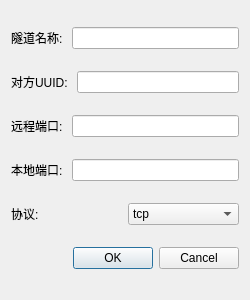
<?xml version="1.0" encoding="UTF-8"?>
<ui version="4.0">
 <class>AddNewAppDialog</class>
 <widget class="QDialog" name="AddNewAppDialog">
  <property name="geometry">
   <rect>
    <x>0</x>
    <y>0</y>
    <width>250</width>
    <height>300</height>
   </rect>
  </property>
  <property name="windowTitle">
   <string>Dialog</string>
  </property>
  <layout class="QVBoxLayout" name="verticalLayout">
   <item>
    <layout class="QHBoxLayout" name="horizontalLayout">
     <item>
      <widget class="QLabel" name="label">
       <property name="text">
        <string>隧道名称: </string>
       </property>
      </widget>
     </item>
     <item>
      <widget class="QLineEdit" name="lineEdit_app_name"/>
     </item>
    </layout>
   </item>
   <item>
    <layout class="QHBoxLayout" name="horizontalLayout_2">
     <item>
      <widget class="QLabel" name="label_4">
       <property name="text">
        <string>对方UUID: </string>
       </property>
      </widget>
     </item>
     <item>
      <widget class="QLineEdit" name="lineEdit_uuid"/>
     </item>
    </layout>
   </item>
   <item>
    <layout class="QHBoxLayout" name="horizontalLayout_3">
     <item>
      <widget class="QLabel" name="label_2">
       <property name="text">
        <string>远程端口: </string>
       </property>
      </widget>
     </item>
     <item>
      <widget class="QLineEdit" name="lineEdit_dstport"/>
     </item>
    </layout>
   </item>
   <item>
    <layout class="QHBoxLayout" name="horizontalLayout_4">
     <item>
      <widget class="QLabel" name="label_3">
       <property name="text">
        <string>本地端口: </string>
       </property>
      </widget>
     </item>
     <item>
      <widget class="QLineEdit" name="lineEdit_srcport"/>
     </item>
    </layout>
   </item>
   <item>
    <layout class="QHBoxLayout" name="horizontalLayout_5">
     <item>
      <widget class="QLabel" name="label_5">
       <property name="text">
        <string>协议: </string>
       </property>
      </widget>
     </item>
     <item>
      <widget class="QComboBox" name="comboBox_protocol">
       <item>
        <property name="text">
         <string>tcp</string>
        </property>
       </item>
       <item>
        <property name="text">
         <string>udp</string>
        </property>
       </item>
      </widget>
     </item>
    </layout>
   </item>
   <item>
    <widget class="QDialogButtonBox" name="buttonBox">
     <property name="orientation">
      <enum>Qt::Horizontal</enum>
     </property>
     <property name="standardButtons">
      <set>QDialogButtonBox::Cancel|QDialogButtonBox::Ok</set>
     </property>
    </widget>
   </item>
  </layout>
 </widget>
 <resources/>
 <connections>
  <connection>
   <sender>buttonBox</sender>
   <signal>accepted()</signal>
   <receiver>AddNewAppDialog</receiver>
   <slot>accept()</slot>
   <hints>
    <hint type="sourcelabel">
     <x>248</x>
     <y>254</y>
    </hint>
    <hint type="destinationlabel">
     <x>157</x>
     <y>274</y>
    </hint>
   </hints>
  </connection>
  <connection>
   <sender>buttonBox</sender>
   <signal>rejected()</signal>
   <receiver>AddNewAppDialog</receiver>
   <slot>reject()</slot>
   <hints>
    <hint type="sourcelabel">
     <x>316</x>
     <y>260</y>
    </hint>
    <hint type="destinationlabel">
     <x>286</x>
     <y>274</y>
    </hint>
   </hints>
  </connection>
 </connections>
</ui>
